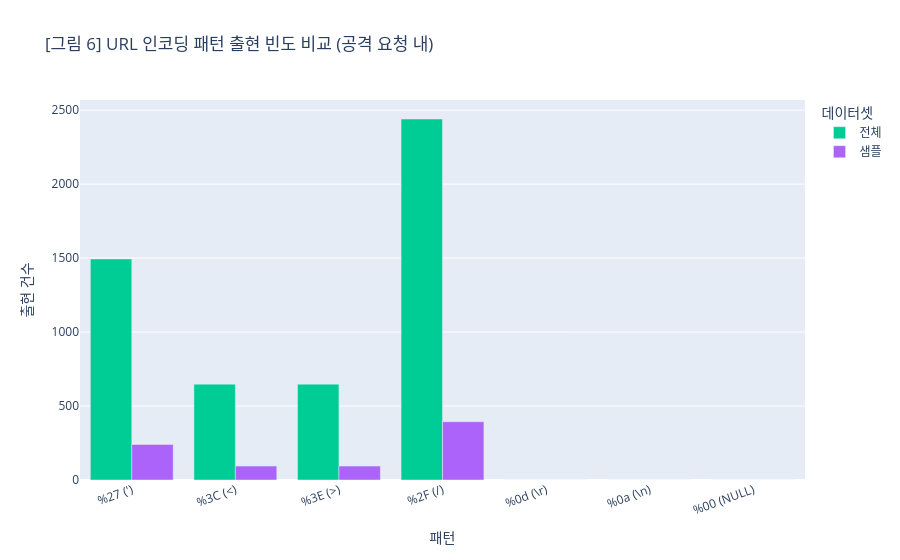

The notebook cell saved with this chart:
### Markdown cell above
### 3.5 URL 인코딩 패턴 비교

공격자는 `%27`(`'`), `%3C`(`<`) 등 URL 인코딩을 통해 필터를 우회한다. [그림 6]은 인코딩 패턴별 출현 건수를 비교한다.

### Code cell
# [그림 6] URL 인코딩 패턴 비교
encoded_patterns = {"%27": "'", "%3C": "<", "%3E": ">", "%2F": "/", "%0d": "\\r", "%0a": "\\n", "%00": "NULL"}

rows = []
for pattern, meaning in encoded_patterns.items():
    for name, df_t in [("전체", df_full), ("샘플", df_sample)]:
        attack_url = df_t[df_t["label"] == "Anomalous"]["url"]
        count = attack_url.str.contains(pattern, case=False, na=False).sum()
        rows.append({"패턴": f"{pattern} ({meaning})", "데이터셋": name, "출현 건수": count})

enc_df = pd.DataFrame(rows)

fig = px.bar(
    enc_df, x="패턴", y="출현 건수", color="데이터셋",
    barmode="group",
    title="[그림 6] URL 인코딩 패턴 출현 빈도 비교 (공격 요청 내)",
    color_discrete_map={"전체 (61,065건)": "#6366f1", "샘플 (10,000건)": "#f59e0b"},
)
fig.update_layout(xaxis_tickangle=-20)
fig.show()

### Figure 1 — Plotly figure (JSON) as saved in the notebook; plotly's stock layout.template omitted (floating-point values rounded to 4 significant figures)
{"data": [{"alignmentgroup": "True", "hovertemplate": "데이터셋=전체<br>패턴=%{x}<br>출현 건수=%{y}<extra></extra>", "legendgroup": "전체", "marker": {"color": "#00cc96", "pattern": {"shape": ""}}, "name": "전체", "offsetgroup": "전체", "orientation": "v", "showlegend": true, "textposition": "auto", "type": "bar", "x": ["%27 (')", "%3C (<)", "%3E (>)", "%2F (/)", "%0d (\\r)", "%0a (\\n)", "%00 (NULL)"], "xaxis": "x", "y": [1494, 648, 648, 2440, 0, 0, 0], "yaxis": "y"}, {"alignmentgroup": "True", "hovertemplate": "데이터셋=샘플<br>패턴=%{x}<br>출현 건수=%{y}<extra></extra>", "legendgroup": "샘플", "marker": {"color": "#ab63fa", "pattern": {"shape": ""}}, "name": "샘플", "offsetgroup": "샘플", "orientation": "v", "showlegend": true, "textposition": "auto", "type": "bar", "x": ["%27 (')", "%3C (<)", "%3E (>)", "%2F (/)", "%0d (\\r)", "%0a (\\n)", "%00 (NULL)"], "xaxis": "x", "y": [240, 94, 94, 394, 0, 0, 0], "yaxis": "y"}], "layout": {"barmode": "group", "legend": {"title": {"text": "데이터셋"}, "tracegroupgap": 0}, "title": {"text": "[그림 6] URL 인코딩 패턴 출현 빈도 비교 (공격 요청 내)"}, "xaxis": {"anchor": "y", "domain": [0, 1], "tickangle": -20, "title": {"text": "패턴"}}, "yaxis": {"anchor": "x", "domain": [0, 1], "title": {"text": "출현 건수"}}}}
